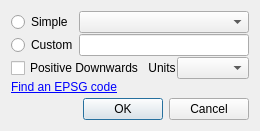
<?xml version="1.0" encoding="UTF-8"?>
<ui version="4.0">
 <class>mapProjDialog</class>
 <widget class="QDialog" name="mapProjDialog">
  <property name="geometry">
   <rect>
    <x>0</x>
    <y>0</y>
    <width>260</width>
    <height>131</height>
   </rect>
  </property>
  <property name="windowTitle">
   <string>Map Projection</string>
  </property>
  <layout class="QVBoxLayout" name="verticalLayout">
   <property name="spacing">
    <number>1</number>
   </property>
   <item>
    <layout class="QGridLayout" name="upperProjLayout">
     <property name="spacing">
      <number>1</number>
     </property>
     <item row="0" column="1">
      <widget class="QComboBox" name="simpleProjComboBox"/>
     </item>
     <item row="0" column="0">
      <widget class="QRadioButton" name="simpleProjRadio">
       <property name="toolTip">
        <string>Use a projection based on station locations</string>
       </property>
       <property name="text">
        <string>Simple</string>
       </property>
      </widget>
     </item>
     <item row="1" column="0">
      <widget class="QRadioButton" name="customProjRadio">
       <property name="toolTip">
        <string>Use an EPSG code to set the projection</string>
       </property>
       <property name="text">
        <string>Custom</string>
       </property>
      </widget>
     </item>
     <item row="1" column="1">
      <widget class="QLineEdit" name="epsgLineEdit"/>
     </item>
    </layout>
   </item>
   <item>
    <layout class="QHBoxLayout" name="lowerProjLayout">
     <property name="spacing">
      <number>1</number>
     </property>
     <item>
      <widget class="QCheckBox" name="zDirCheckBox">
       <property name="toolTip">
        <string>Vertical direction is to be positive downwards </string>
       </property>
       <property name="text">
        <string>Positive Downwards</string>
       </property>
      </widget>
     </item>
     <item>
      <spacer name="horizontalSpacer">
       <property name="orientation">
        <enum>Qt::Horizontal</enum>
       </property>
       <property name="sizeHint" stdset="0">
        <size>
         <width>40</width>
         <height>20</height>
        </size>
       </property>
      </spacer>
     </item>
     <item>
      <widget class="QLabel" name="unitsLabel">
       <property name="font">
        <font>
         <weight>50</weight>
         <bold>false</bold>
        </font>
       </property>
       <property name="toolTip">
        <string>Output units of projection</string>
       </property>
       <property name="text">
        <string>Units</string>
       </property>
       <property name="alignment">
        <set>Qt::AlignCenter</set>
       </property>
      </widget>
     </item>
     <item>
      <widget class="QComboBox" name="unitsComboBox">
       <property name="sizePolicy">
        <sizepolicy hsizetype="Expanding" vsizetype="Fixed">
         <horstretch>0</horstretch>
         <verstretch>0</verstretch>
        </sizepolicy>
       </property>
      </widget>
     </item>
    </layout>
   </item>
   <item>
    <widget class="QLabel" name="epsgFindLabel">
     <property name="font">
      <font>
       <weight>50</weight>
       <bold>false</bold>
      </font>
     </property>
     <property name="toolTip">
      <string/>
     </property>
     <property name="text">
      <string>&lt;a href=&quot;http://spatialreference.org/ref/epsg/&quot;&gt;Find an EPSG code&lt;/a&gt;</string>
     </property>
     <property name="alignment">
      <set>Qt::AlignLeading|Qt::AlignLeft|Qt::AlignVCenter</set>
     </property>
     <property name="openExternalLinks">
      <bool>true</bool>
     </property>
    </widget>
   </item>
   <item>
    <spacer name="verticalSpacer">
     <property name="orientation">
      <enum>Qt::Vertical</enum>
     </property>
     <property name="sizeHint" stdset="0">
      <size>
       <width>20</width>
       <height>40</height>
      </size>
     </property>
    </spacer>
   </item>
   <item>
    <widget class="QDialogButtonBox" name="completeBox">
     <property name="orientation">
      <enum>Qt::Horizontal</enum>
     </property>
     <property name="standardButtons">
      <set>QDialogButtonBox::Cancel|QDialogButtonBox::Ok</set>
     </property>
    </widget>
   </item>
  </layout>
 </widget>
 <resources/>
 <connections>
  <connection>
   <sender>completeBox</sender>
   <signal>accepted()</signal>
   <receiver>mapProjDialog</receiver>
   <slot>accept()</slot>
   <hints>
    <hint type="sourcelabel">
     <x>248</x>
     <y>254</y>
    </hint>
    <hint type="destinationlabel">
     <x>157</x>
     <y>274</y>
    </hint>
   </hints>
  </connection>
  <connection>
   <sender>completeBox</sender>
   <signal>rejected()</signal>
   <receiver>mapProjDialog</receiver>
   <slot>reject()</slot>
   <hints>
    <hint type="sourcelabel">
     <x>316</x>
     <y>260</y>
    </hint>
    <hint type="destinationlabel">
     <x>286</x>
     <y>274</y>
    </hint>
   </hints>
  </connection>
 </connections>
</ui>
